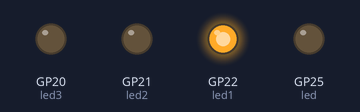
Bench run of a program on a simulated Raspberry Pi Pico running MicroPython. On the bench: output pins drawn as LEDs (lit = HIGH).

Above: at 0.5 s.
At 2.5 s:
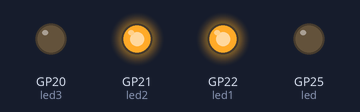
At 3.5 s:
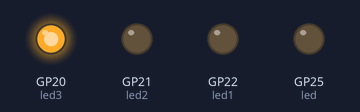
At 4.5 s:
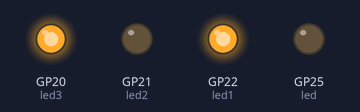
At 6.5 s:
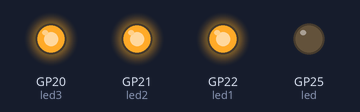
At 9.5 s:
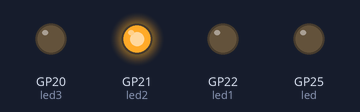
Timing chart, 0 to 10.4 s (numbered marks = the images above):
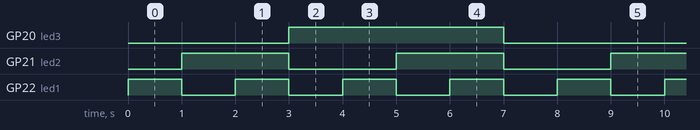

Measured:
- by itself, GP20 (led3): alternates HIGH for 4.0 s and LOW for 4.0 s
- by itself, GP21 (led2): alternates HIGH for 2.0 s and LOW for 2.0 s
- by itself, GP22 (led1): alternates HIGH for 1.0 s and LOW for 1.0 s

The program:

E1_task2.py
```python
from machine import Pin, Timer
import time
led= Pin('LED', Pin.OUT)
led1= Pin(22, Pin.OUT)
led2= Pin(21, Pin.OUT)
led3= Pin(20, Pin.OUT)
leds = [led1, led2, led3]
timer = Timer()

while True:
    led.on()
    led.off()
    led1.on()
    time.sleep(1)
    led1.off()

    led.on()
    led.off()
    led2.on()
    time.sleep(1)
    led2.off()

    led.on()
    led.off()
    led1.on()
    led2.on()
    time.sleep(1)
    led1.off()
    led2.off()

    led.on()
    led.off()
    led3.on()
    time.sleep(1)
    led3.off()

    led.on()
    led.off()
    led3.on()
    led1.on()
    time.sleep(1)
    led3.off()
    led1.off()

    led.on()
    led.off()
    led3.on()
    led2.on()
    time.sleep(1)
    led3.off()
    led2.off()

    led.on()
    led.off()
    led1.on()
    led2.on()
    led3.on()
    time.sleep(1)

    led.on()
    led.off()
    led1.off()
    led2.off()
    led3.off()
    time.sleep(1)


#000
#001
#010
#011
#100
#101
#110
#111
```
